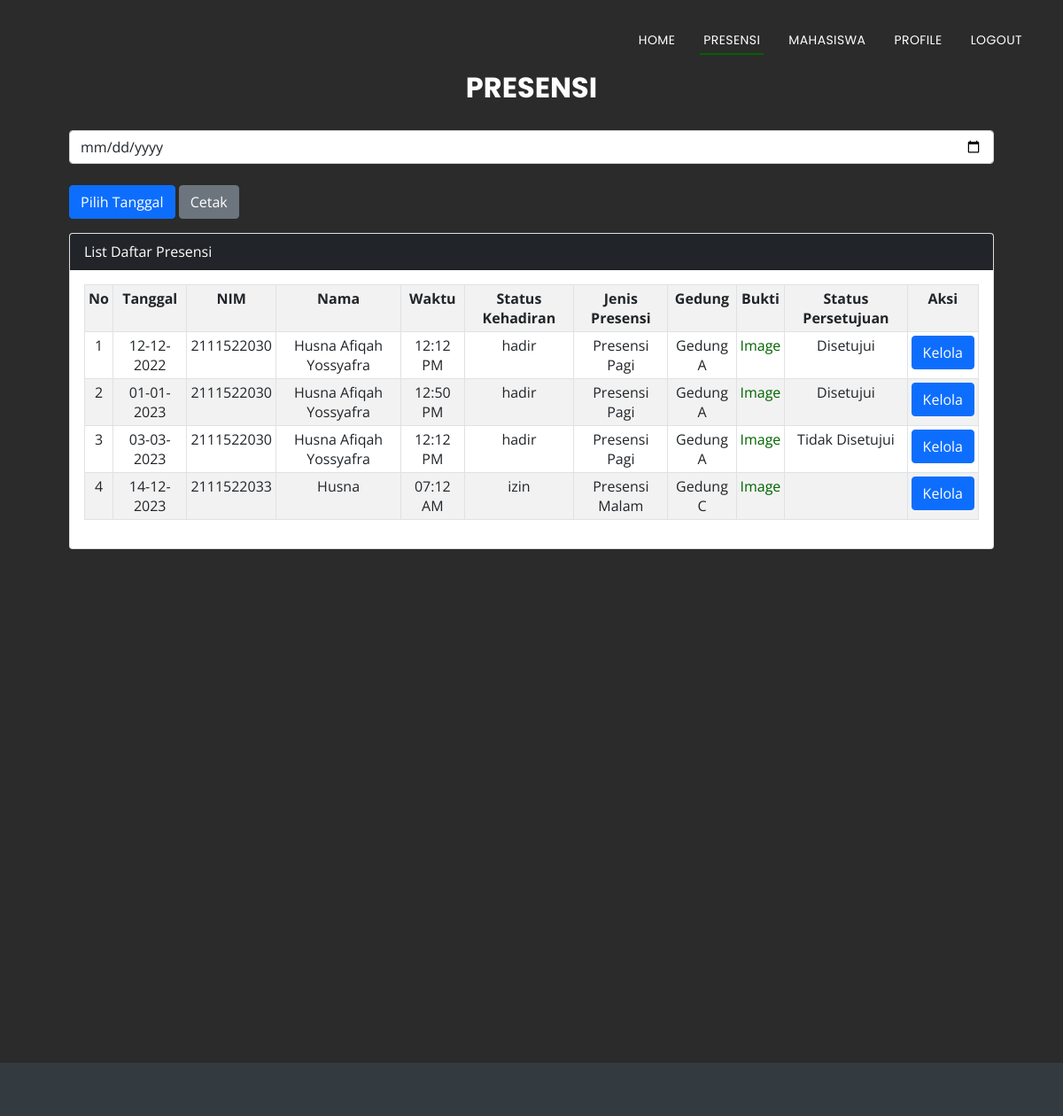
The app's page /presensipembina.php (signed in) with its own data.
### tables this page shows
CREATE TABLE `presensi` (
  `idabsensi` int NOT NULL,
  `tanggal` date NOT NULL,
  `waktu` time NOT NULL,
  `nim` varchar(10) NOT NULL,
  `statuskehadiran` varchar(10) NOT NULL,
  `statuspersetujuan` varchar(20) NOT NULL,
  `file_name` varchar(255) NOT NULL,
  `jenispresensi` varchar(30) NOT NULL
);

CREATE TABLE `mahasiswa` (
  `nim` varchar(10) NOT NULL,
  `nama` varchar(50) NOT NULL,
  `jurusan` varchar(50) NOT NULL,
  `email` varchar(50) DEFAULT NULL,
  `notelpon` varchar(15) DEFAULT NULL,
  `pass` varchar(25) NOT NULL,
  `gedung` varchar(30) NOT NULL
);

### presensipembina.php (the view, shortened to what this page needs)
<?php
  include('koneksi.php');
if (isset($_POST['submit'])) {
  $tanggalcetak = $_POST['tanggalcetak'];
  $query = "SELECT presensi.*, mahasiswa.nim, mahasiswa.nama, mahasiswa.gedung
            FROM presensi
            JOIN mahasiswa ON presensi.nim = mahasiswa.nim
            WHERE presensi.tanggal = '$tanggalcetak'
            ORDER BY presensi.tanggal, presensi.waktu;";
  $result = mysqli_query($mysqli, $query);
  if (!$result) {
      echo "<script>
            alert('Gagal Menampilkan Data!');
            document.location='homepembina.php';
          </script>";
  }
}
    else {
    $result = mysqli_query($mysqli, 'SELECT presensi.*, mahasiswa.nim, mahasiswa.nama, mahasiswa.gedung
    FROM presensi
    JOIN mahasiswa ON presensi.nim = mahasiswa.nim
    ORDER BY presensi.tanggal, presensi.waktu;');
    }
?>
<head>
  <link href="assets/vendor/aos/aos.css" rel="stylesheet">
  <link href="assets/vendor/bootstrap/css/bootstrap.min.css" rel="stylesheet">
  <link href="assets/vendor/bootstrap-icons/bootstrap-icons.css" rel="stylesheet">
  <link href="assets/vendor/boxicons/css/boxicons.min.css" rel="stylesheet">
  <link href="assets/vendor/glightbox/css/glightbox.min.css" rel="stylesheet">
  <link href="assets/vendor/swiper/swiper-bundle.min.css" rel="stylesheet">
  <link href="assets/css/style.css" rel="stylesheet">
  <link rel="stylesheet" type="text/css" href="assets/css/print.css" media="print" />
</head>
<body>
  <header id="header" class="fixed-top d-flex align-items-center header-transparent">
    <div class="container d-flex justify-content-between align-items-center">
      <nav id="navbar" class="navbar">
        <ul>
          <li><a class="nav-link scrollto noPrint" href="homepembina.php">Home</a></li>
          <li><a class="nav-link scrollto active noPrint" href="presensipembina.php">Presensi</a></li>
          <li><a class="nav-link scrollto noPrint" href="listmahasiswa.php">Mahasiswa</a></li>
          <li><a class="nav-link scrollto noPrint" href="profilpembina.php">Profile</a></li>
          <li><a class="nav-link scrollto noPrint" href="logout.php">Logout</a></li>
        </ul>
      </nav>
    </div>
  </header>
  <section id="services2" style="height:150vh;padding-bottom:100px;">
    <div class="section-header">
      <h3 class="section-title">Presensi</h3>
    </div>
    <br>
    <div class="container px-3 px-lg-5">
      <form method="post" action="presensipembina.php">
        <input type="date" name="tanggalcetak" class="form-control noPrint" id="tanggalcetak" placeholder="Pilih Tanggal" required>
        <br>
        <tr>
        <td>
           <td><button type="submit" class="btn btn-primary noPrint" name="submit">Pilih Tanggal</button></td>
            <td><a onClick="window.print()" class='btn btn-xs btn-secondary noPrint'>Cetak</a></td>
        </tr>
      </form>
      <div class="card mt-0">
      <div class="card-header bg-dark text-white">
        List Daftar Presensi
      </div>
      <div class="card-body">
        <table class="table table-bordered table-sm table-striped align-center">
          <tr>
            <th class="text-center">No</th>
            <th class="text-center">Tanggal</th>
            <th class="text-center">NIM</th>
            <th class="text-center">Nama</th>
            <th class="text-center">Waktu</th>
            <th class="text-center">Status Kehadiran</th>
            <th class="text-center">Jenis Presensi</th>
            <th class="text-center">Gedung</th>
            <th class="text-center">Bukti</th>
            <th class="text-center">Status Persetujuan</th>
            <th class="text-center noPrint">Aksi</th>
          </tr>
          <?php
            $no=1;
            while($data = mysqli_fetch_array($result)){ ?>
            <tr>
              <td class="text-center"><?php echo $no?></td>
              <td class="text-center"><?php echo date('d-m-Y', strtotime($data['tanggal']))?></td>
              <td class="text-center"><?php echo $data['nim']?></td>
              <td class="text-center"><?php echo $data['nama']?></td>
              <td class="text-center"><?php echo date('H:i A', strtotime($data['waktu']))?></td>
              <td class="text-center"><?php echo $data['statuskehadiran']?></td>
              <td class="text-center"><?php echo $data['jenispresensi']?></td>
              <td class="text-center"><?php echo $data['gedung']?></td>
              <td class="text-center ">
                    <?php
                    if (!empty($data['file_name']) && file_exists('upload/' . $data['file_name'])) {
                      echo '<a href="upload/' . $data['file_name'] . '" target="_blank">Image</a>';
                  } else {
                      echo 'N/A';
                  }
                    ?>
                </td>
              <td class="text-center"><?php echo $data['statuspersetujuan']?></td>
              <td class="text-center noPrint">
                  <a href="kelolapresensi.php?id=<?php echo $data['idabsensi']?>" class='btn btn-primary'>Kelola</a>
              </td>
            </tr>
          <?php
            $no++;
            }
          ?>
        </table>
      </div>
      </div>
    </div>
  </section>
  <footer id="footer">
  </footer>
</body>
</html>

### assets/css/style.css (style rules this page uses)
body { background: #fff; color: #666666; font-family: "Open Sans", sans-serif; }
a { color: #006400; text-decoration: none; }
h1, h2, h3, h4, h5, h6 { font-family: "Poppins", sans-serif; font-weight: 400; margin: 0 0 20px 0; padding: 0; }
#header { height: 90px; transition: all 0.5s; z-index: 997; background: rgba(52, 59, 64, 0.9); }
#header.header-transparent { background: transparent; }
.navbar { padding: 0; }
.navbar ul { margin: 0; padding: 0; display: flex; list-style: none; align-items: center; }
.navbar li { position: relative; }
.navbar > ul > li { white-space: nowrap; padding: 10px 0 10px 24px; }
.navbar a, .navbar a:focus { display: flex; align-items: center; justify-content: space-between; font-family: "Poppins", sans-serif; color: #fff; font-size: 14px; padding: 0 4px; white-space: nowrap; transition: 0.3s; letter-spacing: 0.4px; position: relative; text-transform: uppercase; }
.navbar > ul > li > a:before { content: ""; position: absolute; width: 100%; height: 2px; bottom: -6px; left: 0; background-color: #006400; visibility: hidden; transform: scaleX(0); transition: all 0.3s ease-in-out 0s; }
.navbar a:hover:before, .navbar li:hover > a:before, .navbar .active:before { visibility: visible; transform: scaleX(1); }
.navbar a:hover, .navbar .active, .navbar .active:focus, .navbar li:hover > a { color: #fff; }
section { overflow: hidden; }
.section-header .section-title { font-size: 32px; color: rgb(253, 253, 253); text-transform: uppercase; text-align: center; font-weight: 700; margin-bottom: 5px; }
#services2 { background: rgba(15, 15, 15, 0.884); background-size: cover; padding: 80px 0 250px 0; }
#footer { background: #343b40; padding: 30px 0; color: #fff; font-size: 14px; }

### records on screen
presensi: tanggal "12-12-2022", nim.nim "2111522030", nim.nama "Husna Afiqah Yossyafra", waktu "12:12 PM", statuskehadiran "hadir", jenispresensi "Presensi Pagi", nim.gedung "Gedung A", statuspersetujuan "Disetujui"
presensi: tanggal "01-01-2023", nim.nim "2111522030", nim.nama "Husna Afiqah Yossyafra", waktu "12:50 PM", statuskehadiran "hadir", jenispresensi "Presensi Pagi", nim.gedung "Gedung A", statuspersetujuan "Disetujui"
presensi: tanggal "03-03-2023", nim.nim "2111522030", nim.nama "Husna Afiqah Yossyafra", waktu "12:12 PM", statuskehadiran "hadir", jenispresensi "Presensi Pagi", nim.gedung "Gedung A", statuspersetujuan "Tidak Disetujui"
presensi: tanggal "14-12-2023", nim.nim "2111522033", nim.nama "Husna", waktu "07:12 AM", statuskehadiran "izin", jenispresensi "Presensi Malam", nim.gedung "Gedung C"
